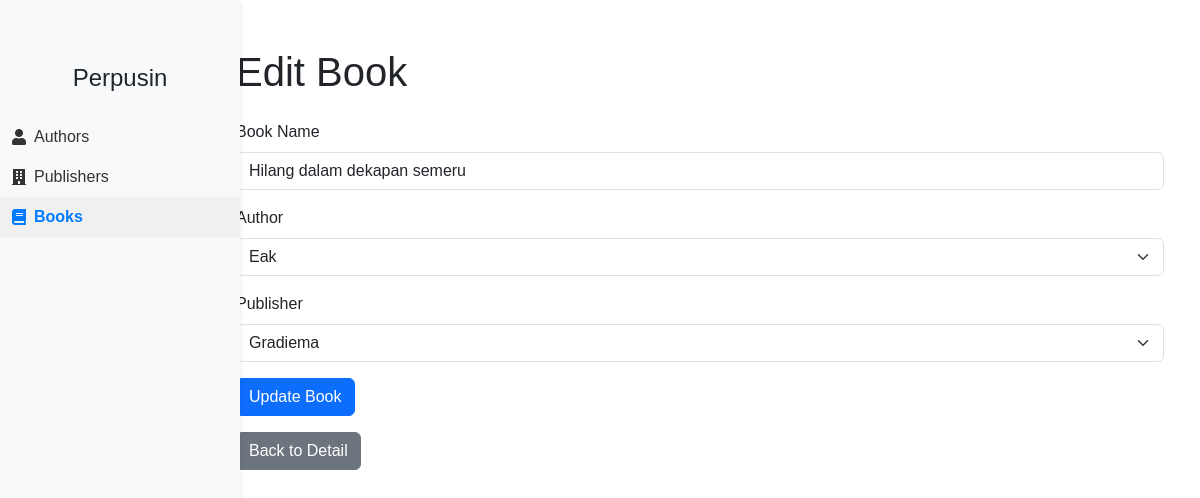
/public/book/edit/2, run on the app's committed database.
### tables this page shows
CREATE TABLE `buku` (
  `id` int(11) NOT NULL,
  `name` varchar(255) DEFAULT NULL,
  `publisher_id` int(11) DEFAULT NULL,
  `author_id` int(11) DEFAULT NULL
);

CREATE TABLE `author` (
  `id` int(11) NOT NULL,
  `name` varchar(255) DEFAULT NULL
);

CREATE TABLE `publisher` (
  `id` int(11) NOT NULL,
  `name` varchar(255) DEFAULT NULL
);

### app/controller/BookController.php (called while the page is built, shortened)
<?php
require_once '../app/models/BookModel.php';
require_once '../app/models/PublisherModel.php';
require_once '../app/models/AuthorModel.php';
require_once '../app/core/Helper.php';
class BookController extends Controller
{
    private $bookModel;
    public function __construct()
    {
        $this->bookModel = new BookModel();
    }
    public function edit($id)
    {
        $authorModel = new AuthorModel();
        $publisherModel = new PublisherModel();
        $this->view('books/edit', [
            'title' => 'Edit Book',
            'book' => $this->bookModel->getBookById($id),
            'authors' => $authorModel->getAllAuthors(),
            'publishers' => $publisherModel->getAllPublishers()
        ]);
    }
}

### app/core/App.php (called while the page is built, shortened)
<?php
class App {
    protected $method = 'index';
    public function __construct() {
        $url = $this->parseUrl();
        if ($url && file_exists('../app/controller/' . $url[0] . 'Controller.php')) {
            $this->controller = $url[0] . 'Controller';
            unset($url[0]);
        }
        $this->controller = new $this->controller;
        if ($url && isset($url[1])) {
            if (method_exists($this->controller, $url[1])) {
                $this->method = $url[1];
                unset($url[1]);
            }
        }
        $this->params = $url ? array_values($url) : [];
        call_user_func_array([$this->controller, $this->method], $this->params);
    }
    public function parseUrl() {
        if (isset($_GET['url'])) {
            return explode('/', filter_var(rtrim($_GET['url'], '/'), FILTER_SANITIZE_URL));
        }
        return [];
    }
}

### public/index.php (called while the page is built, shortened)
<?php
require_once '../app/core/App.php';
require_once '../app/core/Database.php';
$app = new App();

### app/core/Helper.php (called while the page is built, shortened)
<?php
function base_url($uri = '') {
    $base_url = "http://$_SERVER[HTTP_HOST]/alpatech-php-mvc/public/";
    return $base_url . ltrim($uri, '/');
}

### app/core/Database.php (called while the page is built, shortened)
<?php
class Database {
    protected $host = DB_HOST;
    protected $user = DB_USER;
    protected $pass = DB_PASS;
    protected $db_name = DB_NAME;
    protected $dbh;
    protected $stmt;
    public function __construct()
    {
        $dsn = 'mysql:host='. $this->host . '; dbname=' . $this->db_name;
        $option = [
            PDO::ATTR_PERSISTENT => true,
            PDO::ATTR_ERRMODE => PDO::ERRMODE_EXCEPTION
        ];
        try {
            $this->dbh = new PDO ($dsn, $this->user, $this->pass, $option);
        } catch (PDOException $e) {
            die ($e->getMessage());
        }
    }
    public function query($query)
    {
        $this->stmt = $this->dbh->prepare($query);
    }
    public function bind($param, $value, $type = null)
    {
        if(is_null($type) ) {
            switch( true ) {
                case is_int($value) :
                    $type = PDO::PARAM_INT;
                    break;
            }
        }
        $this->stmt->bindValue($param, $value, $type);
    }
    public function execute()
    {
        $this->stmt->execute();
    }
    public function resultSet()
    {
        $this->execute();
        return $this->stmt->fetchAll(PDO::FETCH_ASSOC);
    }
    public function single()
    {
        $this->execute();
        return $this->stmt->fetch(PDO::FETCH_ASSOC);
    }
}

### app/models/BookModel.php (called while the page is built, shortened)
<?php
require_once __DIR__ . '/../core/Database.php';
class BookModel extends Database
{
    protected $table = 'buku';
    protected $db;
    public function __construct()
    {
        $this->db = new Database();
    }
    public function getBookById($id)
    {
        $id = intval($id);
        $query = 'SELECT b.*, a.name AS author_name, p.name AS publisher_name FROM ' . $this->table . ' b ';
        $query .= 'LEFT JOIN author a ON b.author_id = a.id ';
        $query .= 'LEFT JOIN publisher p ON b.publisher_id = p.id ';
        $query .= 'WHERE b.id=:id';
        $this->db->query($query);
        $this->db->bind(':id', $id);
        return $this->db->single();
    }
}

### app/models/AuthorModel.php (called while the page is built, shortened)
<?php
require_once __DIR__ . '/../core/Database.php';
class AuthorModel extends Database
{
    protected $table = 'author';
    protected $db;
    public function __construct()
    {
        $this->db = new Database();
    }
    public function getAllAuthors()
    {
        $this->db->query('SELECT * FROM ' . $this->table);
        return $this->db->resultSet();
    }
}

### app/models/PublisherModel.php (called while the page is built, shortened)
<?php
require_once __DIR__ . '/../core/Database.php';
class PublisherModel extends Database
{
    protected $table = 'publisher';
    protected $db;
    public function __construct()
    {
        $this->db = new Database();
    }
    public function getAllPublishers()
    {
        $this->db->query('SELECT * FROM ' . $this->table);
        return $this->db->resultSet();
    }
}

### app/views/books/edit.php (the view, shortened to what this page needs)
<div class="container mt-5">
    <h1 class="mb-4"><?php echo $data['title']; ?></h1>
    <form action="<?php echo base_url('book/update'); ?>" method="post">
        <div class="mb-3">
            <label for="name" class="form-label">Book Name</label>
            <input type="text" class="form-control" id="name" name="name" value="<?php echo $data['book']['name']; ?>" required>
        </div>
        <div class="mb-3">
            <label for="author_id" class="form-label">Author</label>
            <select class="form-select" id="author_id" name="author_id" required>
                <?php foreach ($data['authors'] as $author) : ?>
                    <option value="<?php echo $author['id']; ?>" <?php echo ($author['id'] == $data['book']['author_id']) ? 'selected' : ''; ?>><?php echo $author['name']; ?></option>
                <?php endforeach; ?>
            </select>
        </div>
        <div class="mb-3">
            <label for="publisher_id" class="form-label">Publisher</label>
            <select class="form-select" id="publisher_id" name="publisher_id" required>
                <?php foreach ($data['publishers'] as $publisher) : ?>
                    <option value="<?php echo $publisher['id']; ?>" <?php echo ($publisher['id'] == $data['book']['publisher_id']) ? 'selected' : ''; ?>><?php echo $publisher['name']; ?></option>
                <?php endforeach; ?>
            </select>
        </div>
        <button type="submit" class="btn btn-primary">Update Book</button>
    </form>
    <a href="<?php echo base_url('book/detail/' . $data['book']['id']); ?>" class="btn btn-secondary mt-3">Back to Detail</a>
</div>

### data on the page
buku: name "Hilang dalam dekapan semeru", author_id "Eak", publisher_id "Gradiema"

### other printed values
$data['title'] "Edit Book"
